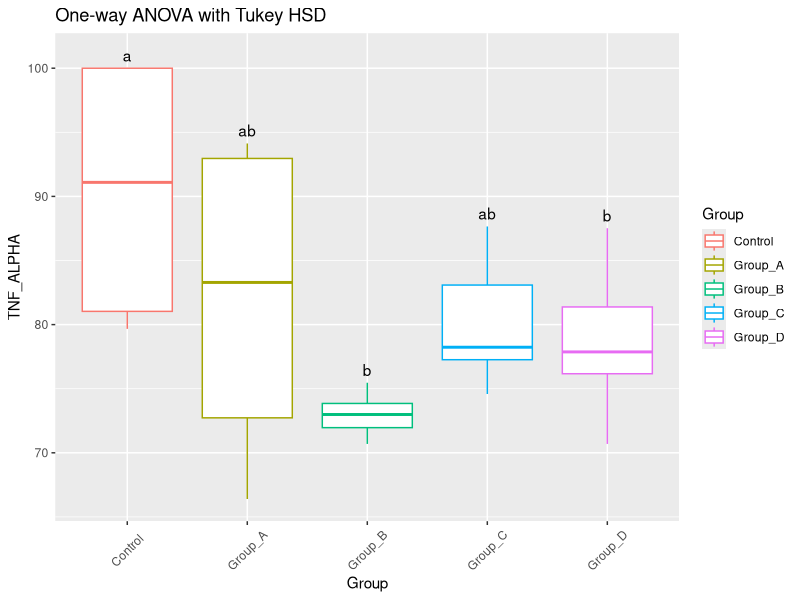

Recreate this plot in R.
library(readxl)
library(dplyr)
library(ggplot2)
library(multcompView)

# # read excel file
# file_path <- "data_TNF_ALPHA.xlsx"
# data <- read_excel(file_path)
# 
# # data selection
# current_data <- data %>% filter(Type == "Control_ES")

current_data <- data.frame(Group=c("Control","Control","Control", 
                           "Group_A", "Group_A", "Group_A",
                           "Group_B", "Group_B", "Group_B",
                           "Group_C", "Group_C", "Group_C",
                           "Group_D", "Group_D", "Group_D",
                           "Control","Control","Control", 
                           "Group_A", "Group_A", "Group_A",
                           "Group_B", "Group_B", "Group_B",
                           "Group_C", "Group_C", "Group_C",
                           "Group_D", "Group_D", "Group_D", 
                           "Group_C", "Group_C", "Group_C",
                           "Group_D", "Group_D", "Group_D" ),
                   TNF_ALPHA=c(100, 100, 100, 
                               92.9417357848625, 94.1323177512788, 92.9673159917764, 
                               73.9188529611381, 71.8351252061385, 70.6887644827109, 
                               83.0844876292385, 84.8342981879207, 77.2609883734105, 
                               70.6887644827109, 76.1670153054646, 77.8692257103406, 
                               80.6455116008868, 82.1916425637897, 79.6667220662332, 
                               66.393570143358, 72.4229804749947, 73.6356650519804, 
                               75.4637469046423, 72.3365321379257, 73.6356650519804, 
                               75.4549897120337, 77.6850890472645, 74.5834025827916, 
                               78.6220878137068, 74.5834025827916, 77.6850890472645, 
                               87.6571640247118, 82.1766799680702, 78.2342853537108, 
                               84.4332889565395, 81.3756318767475, 87.5196590330911)
)
# ANOVA
anova_result <- aov(TNF_ALPHA ~ Group, data = current_data)

# Result of ANOVA
summary(anova_result)

# Tukey multiple comparision
tukey_result <- TukeyHSD(anova_result)

# Result of Tukey multiple comparision
print(tukey_result)

# Significance 
tukey_cld <- multcompLetters4(anova_result, tukey_result)

# Extract info
group_labels <- data.frame(Group = names(tukey_cld$Group$Letters), 
                           Letters = tukey_cld$Group$Letters)



# Join group_labels and data 
current_data <- current_data %>% left_join(group_labels, by = "Group")

### test
max_value <- current_data %>%
  group_by(Group) %>%
  summarize(MaxValue=max(TNF_ALPHA))

group_labels <- group_labels%>% left_join(max_value, by = "Group")

# reorder the X-axis
current_data$Group <- factor(current_data$Group,
                             levels = c("Control",
                                       "Group_A","Group_B","Group_C","Group_D")
)


# Plot
ggplot(current_data, aes(x = Group, y = TNF_ALPHA)) +
  geom_boxplot(aes(colour = Group)) +
  # geom_text(aes(label = Letters, y = TNF_ALPHA + 1), vjust = 0) +
  geom_text(data=group_labels,aes(label = Letters, x = Group,y=MaxValue+1))+
  # theme_minimal() +
  theme(axis.text.x = element_text(angle = 45, vjust = 0.5, hjust=0.5))+
  labs(title = "One-way ANOVA with Tukey HSD",
       x = "Group",
       y = "TNF_ALPHA")
